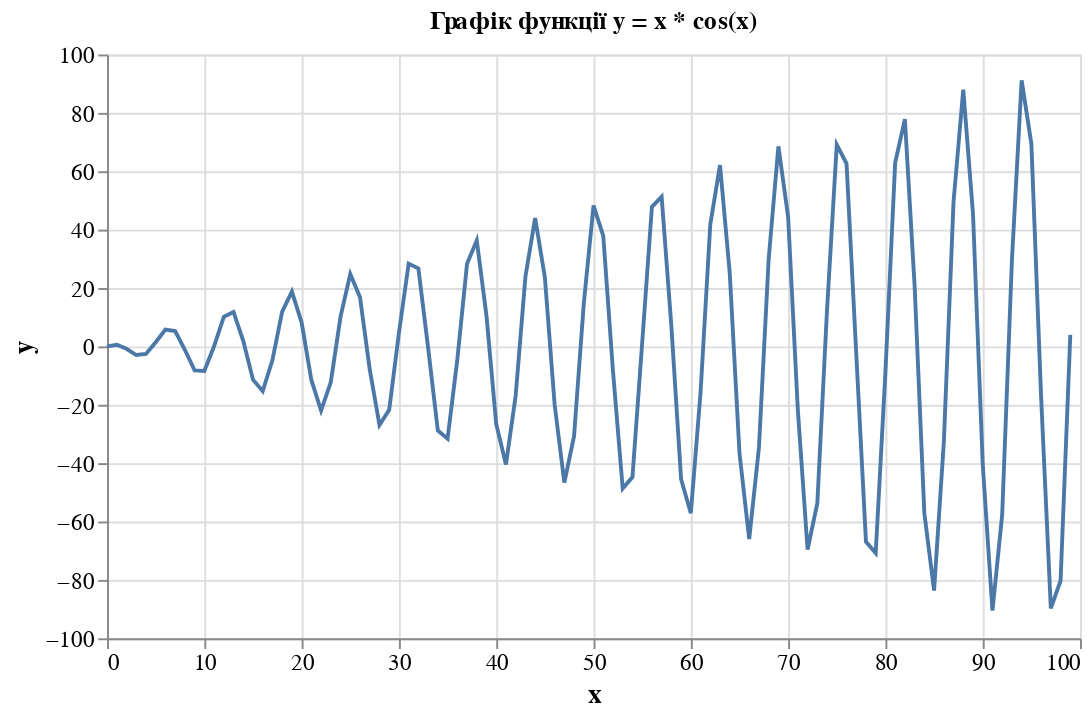

The cell this chart's notebook holds for it:
### Code cell
line_chart = alt.Chart(data).mark_line().encode(
    x='x:Q',
    y='y:Q'   
).properties(
    title='Графік функції y = x * cos(x)',
    width=500,
    height=300 
).configure_axis(
    labelFontSize=12,
    titleFontSize=14
)
line_chart

### Figure 1 — Vega-Lite specification as saved in the notebook (floating-point values rounded to 4 significant figures)
{"config": {"view": {"continuousWidth": 400, "continuousHeight": 300}, "axis": {"labelFontSize": 12, "titleFontSize": 14}}, "data": {"name": "data-eee501264ffd05058e1d20415cd87925"}, "mark": "line", "encoding": {"x": {"type": "quantitative", "field": "x"}, "y": {"type": "quantitative", "field": "y"}}, "height": 300, "title": "Графік функції y = x * cos(x)", "width": 500, "$schema": "https://vega.github.io/schema/vega-lite/v4.8.1.json", "datasets": {"data-eee501264ffd05058e1d20415cd87925": [{"x": 0, "y": 0.0}, {"x": 1, "y": 0.5403}, {"x": 2, "y": -0.8323}, {"x": 3, "y": -2.97}, {"x": 4, "y": -2.615}, {"x": 5, "y": 1.418}, {"x": 6, "y": 5.761}, {"x": 7, "y": 5.277}, {"x": 8, "y": -1.164}, {"x": 9, "y": -8.2}, {"x": 10, "y": -8.391}, {"x": 11, "y": 0.04868}, {"x": 12, "y": 10.13}, {"x": 13, "y": 11.8}, {"x": 14, "y": 1.914}, {"x": 15, "y": -11.4}, {"x": 16, "y": -15.32}, {"x": 17, "y": -4.678}, {"x": 18, "y": 11.89}, {"x": 19, "y": 18.79}, {"x": 20, "y": 8.162}, {"x": 21, "y": -11.5}, {"x": 22, "y": -22.0}, {"x": 23, "y": -12.26}, {"x": 24, "y": 10.18}, {"x": 25, "y": 24.78}, {"x": 26, "y": 16.82}, {"x": 27, "y": -7.888}, {"x": 28, "y": -26.95}, {"x": 29, "y": -21.69}, {"x": 30, "y": 4.628}, {"x": 31, "y": 28.36}, {"x": 32, "y": 26.7}, {"x": 33, "y": -0.4381}, {"x": 34, "y": -28.85}, {"x": 35, "y": -31.63}, {"x": 36, "y": -4.607}, {"x": 37, "y": 28.32}, {"x": 38, "y": 36.29}, {"x": 39, "y": 10.4}, {"x": 40, "y": -26.68}, {"x": 41, "y": -40.48}, {"x": 42, "y": -16.8}, {"x": 43, "y": 23.87}, {"x": 44, "y": 43.99}, {"x": 45, "y": 23.64}, {"x": 46, "y": -19.88}, {"x": 47, "y": -46.64}, {"x": 48, "y": -30.73}, {"x": 49, "y": 14.73}, {"x": 50, "y": 48.25}, {"x": 51, "y": 37.85}, {"x": 52, "y": -8.476}, {"x": 53, "y": -48.67}, {"x": 54, "y": -44.78}, {"x": 55, "y": 1.217}, {"x": 56, "y": 47.78}, {"x": 57, "y": 51.29}, {"x": 58, "y": 6.912}, {"x": 59, "y": -45.49}, {"x": 60, "y": -57.14}, {"x": 61, "y": -15.74}, {"x": 62, "y": 41.76}, {"x": 63, "y": 62.11}, {"x": 64, "y": 25.08}, {"x": 65, "y": -36.56}, {"x": 66, "y": -65.98}, {"x": 67, "y": -34.69}, {"x": 68, "y": 29.93}, {"x": 69, "y": 68.54}, {"x": 70, "y": 44.33}, {"x": 71, "y": -21.94}, {"x": 72, "y": -69.64}, {"x": 73, "y": -53.74}, {"x": 74, "y": 12.71}, {"x": 75, "y": 69.13}, {"x": 76, "y": 62.65}, {"x": 77, "y": -2.385}, {"x": 78, "y": -66.91}, {"x": 79, "y": -70.78}, {"x": 80, "y": -8.831}, {"x": 81, "y": 62.91}, {"x": 82, "y": 77.87}, {"x": 83, "y": 20.71}, {"x": 84, "y": -57.12}, {"x": 85, "y": -83.67}, {"x": 86, "y": -33.0}, {"x": 87, "y": 49.57}, {"x": 88, "y": 87.94}, {"x": 89, "y": 45.41}, {"x": 90, "y": -40.33}, {"x": 91, "y": -90.49}, {"x": 92, "y": -57.63}, {"x": 93, "y": 29.52}, {"x": 94, "y": 91.13}, {"x": 95, "y": 69.37}, {"x": 96, "y": -17.32}, {"x": 97, "y": -89.74}, {"x": 98, "y": -80.29}, {"x": 99, "y": 3.942}]}}
